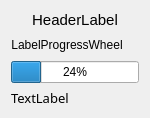
<?xml version="1.0" encoding="UTF-8"?>
<ui version="4.0">
 <class>Stick20ResponseDialog</class>
 <widget class="QDialog" name="Stick20ResponseDialog">
  <property name="windowModality">
   <enum>Qt::ApplicationModal</enum>
  </property>
  <property name="geometry">
   <rect>
    <x>0</x>
    <y>0</y>
    <width>342</width>
    <height>123</height>
   </rect>
  </property>
  <property name="sizePolicy">
   <sizepolicy hsizetype="MinimumExpanding" vsizetype="MinimumExpanding">
    <horstretch>0</horstretch>
    <verstretch>0</verstretch>
   </sizepolicy>
  </property>
  <property name="windowTitle">
   <string>Progress</string>
  </property>
  <property name="windowIcon">
   <iconset resource="resources.qrc">
    <normaloff>:/icons/icon_NK.svg</normaloff>
    <normalon>:/icons/icon_NK.svg</normalon>:/icons/icon_NK.svg</iconset>
  </property>
  <layout class="QVBoxLayout" name="verticalLayout_2">
   <property name="sizeConstraint">
    <enum>QLayout::SetFixedSize</enum>
   </property>
   <item>
    <layout class="QVBoxLayout" name="verticalLayout">
     <item>
      <widget class="QLabel" name="HeaderText">
       <property name="font">
        <font>
         <pointsize>11</pointsize>
         <weight>50</weight>
         <bold>false</bold>
        </font>
       </property>
       <property name="text">
        <string notr="true">HeaderLabel</string>
       </property>
       <property name="textFormat">
        <enum>Qt::PlainText</enum>
       </property>
       <property name="alignment">
        <set>Qt::AlignCenter</set>
       </property>
      </widget>
     </item>
     <item>
      <layout class="QHBoxLayout" name="horizontalLayout_2">
       <item>
        <widget class="QLabel" name="LabelProgressWheel">
         <property name="text">
          <string notr="true">LabelProgressWheel</string>
         </property>
         <property name="alignment">
          <set>Qt::AlignCenter</set>
         </property>
        </widget>
       </item>
       <item>
        <widget class="QLabel" name="label">
         <property name="font">
          <font>
           <pointsize>13</pointsize>
          </font>
         </property>
         <property name="text">
          <string/>
         </property>
        </widget>
       </item>
       <item>
        <spacer name="horizontalSpacer_3">
         <property name="orientation">
          <enum>Qt::Horizontal</enum>
         </property>
         <property name="sizeHint" stdset="0">
          <size>
           <width>0</width>
           <height>0</height>
          </size>
         </property>
        </spacer>
       </item>
      </layout>
     </item>
     <item>
      <widget class="QProgressBar" name="progressBar">
       <property name="value">
        <number>24</number>
       </property>
      </widget>
     </item>
    </layout>
   </item>
   <item>
    <widget class="QLabel" name="OutputText">
     <property name="font">
      <font>
       <family>Courier 10 Pitch</family>
       <pointsize>10</pointsize>
       <weight>50</weight>
       <italic>false</italic>
       <bold>false</bold>
      </font>
     </property>
     <property name="text">
      <string notr="true">TextLabel</string>
     </property>
     <property name="alignment">
      <set>Qt::AlignLeading|Qt::AlignLeft|Qt::AlignTop</set>
     </property>
     <property name="wordWrap">
      <bool>true</bool>
     </property>
    </widget>
   </item>
   <item>
    <spacer name="verticalSpacer">
     <property name="orientation">
      <enum>Qt::Vertical</enum>
     </property>
     <property name="sizeHint" stdset="0">
      <size>
       <width>0</width>
       <height>0</height>
      </size>
     </property>
    </spacer>
   </item>
  </layout>
 </widget>
 <resources>
  <include location="resources.qrc"/>
 </resources>
 <connections>
  <connection>
   <sender>HeaderText</sender>
   <signal>customContextMenuRequested(QPoint)</signal>
   <receiver>Stick20ResponseDialog</receiver>
   <slot>open()</slot>
   <hints>
    <hint type="sourcelabel">
     <x>195</x>
     <y>29</y>
    </hint>
    <hint type="destinationlabel">
     <x>190</x>
     <y>103</y>
    </hint>
   </hints>
  </connection>
 </connections>
</ui>
